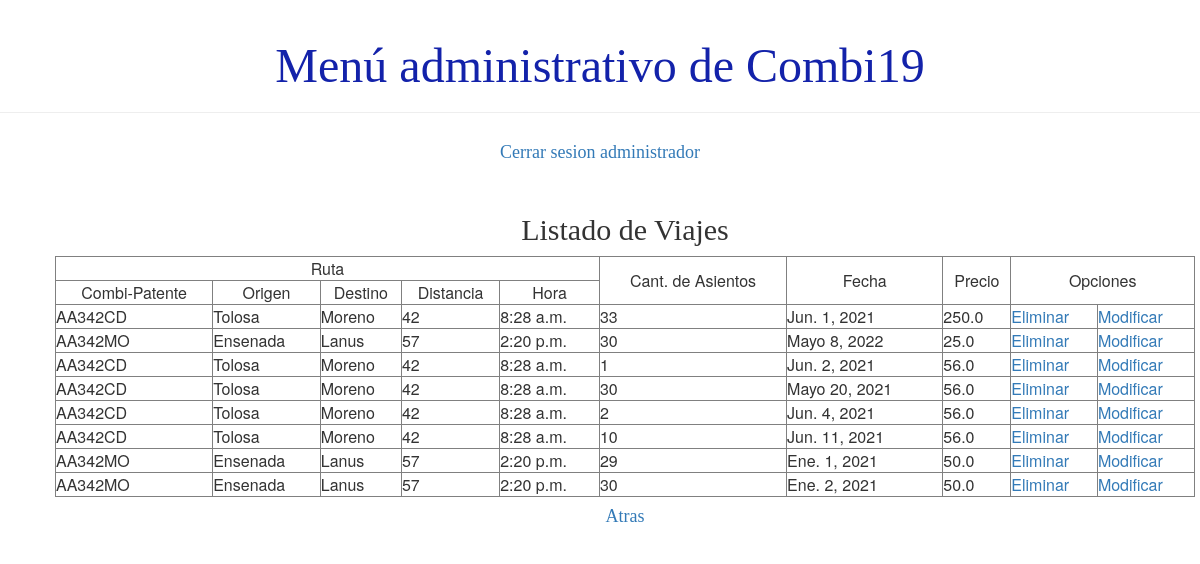
Before: /usuario/listaViaje (signed in) with the older database file.
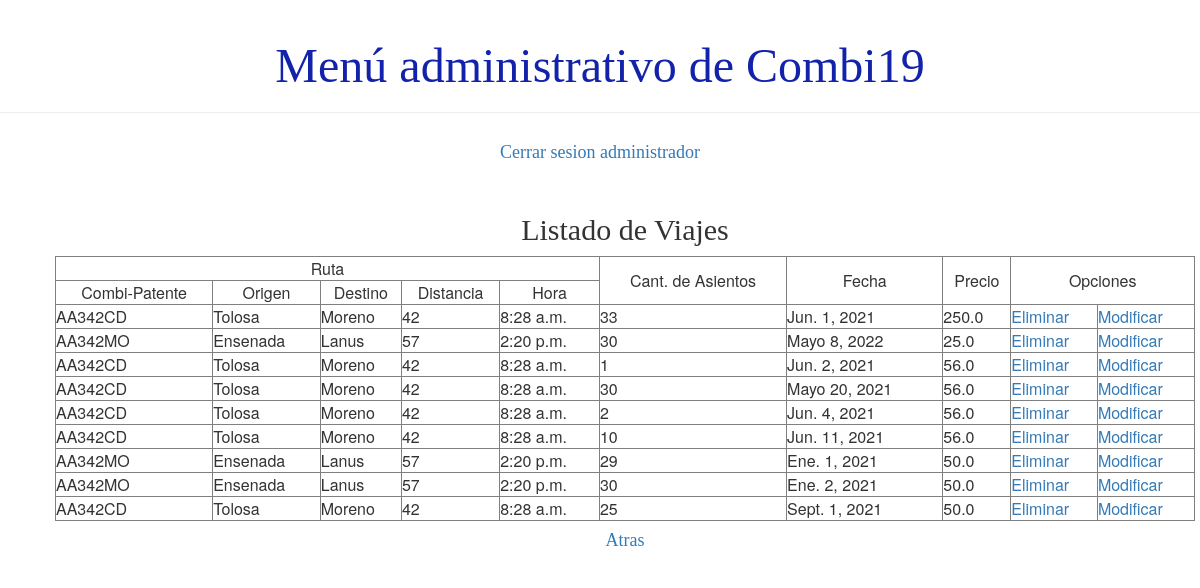
After: the same page with the newer database file.
### demo1/models.py (models this page shows, shortened)
class Combi(models.Model):
    TIPOS_COMBI = (
        ('C', 'Cama'),
        ('S', 'Semicama'),
    )
    chofer = models.ForeignKey(Chofer, on_delete=models.CASCADE)
    patente = models.CharField(max_length=10)
    tipo = models.CharField(max_length=1, choices=TIPOS_COMBI)
    modelo = models.CharField(max_length=40)
    asientos = models.IntegerField()
    activo = models.BooleanField(default=True)

class Lugar(models.Model):
    nombre_de_lugar = models.CharField(max_length=50)
    provincia = models.CharField(max_length=40)
    activo = models.BooleanField(default=True)

class Ruta(models.Model):
    combi = models.ForeignKey(Combi, on_delete=models.CASCADE)
    origen = models.ForeignKey(Lugar, on_delete=models.CASCADE, related_name='origen')
    destino = models.ForeignKey(Lugar, on_delete=models.CASCADE, related_name='destino')
    hora = models.TimeField()
    distancia = models.IntegerField()
    activo = models.BooleanField(default=True)

class Viaje(models.Model):
    ruta = models.ForeignKey(Ruta, on_delete=models.CASCADE)
    cantInsumos = models.ManyToManyField(CantInsumo,blank=True)
    fecha = models.DateField()
    precio = models.FloatField()
    asientos = models.IntegerField()
    activo = models.BooleanField(default=True)
    vendidos= models.IntegerField(default=0)

### demo1/views.py (the view)
# urls.py: path('usuario/listaViaje', views.listado_viaje ,name='listado_viaje'),
def listado_viaje(request):
    viajes=armarFilaViaje()
    page_obj,cantidad = listadoDePaginacion(viajes, request)
    return render(request, 'demo1/listados/listado_viaje.html', {'page_obj':page_obj, 'cantidad':cantidad})

### demo1/views.py (called while the page is built)
def listadoDePaginacion(lista, request):
    paginator= Paginator(lista, 10)
    cantidad=False if (paginator.count == 0) else True
    page_number = request.GET.get('page')
    return (paginator.get_page(page_number), cantidad)

def armarFilaViaje():
    lista=[]
    viajes=Viaje.objects.filter(activo=True).values()
    for v in viajes:
        r=Ruta.objects.filter(id=v['ruta_id']).values()
        combi=Combi.objects.filter(id=r[0]['combi_id']).values()
        o=Lugar.objects.filter(id=r[0]['origen_id']).values()
        d=Lugar.objects.filter(id=r[0]['destino_id']).values()
        dic={'patente':combi[0]['patente'], 'origen':o[0]['nombre_de_lugar'], 'destino':d[0]['nombre_de_lugar'],
            'hora': r[0]['hora'], 'distancia':r[0]['distancia'], 'cant': v['asientos'], 'fecha':v['fecha'], 'precio':v['precio'], 'pk':v['id']}
        lista.append(dic)
    return lista

### demo1/templates/demo1/listados/listado_viaje.html (shortened to what this page needs)
{% extends 'demo1/base.html' %}
{% block content %}
<div class="card">
    <h2>Listado de Viajes</h2>
</div>
    <div >
    <table class="tablalista" width=100% border="1">
        <tbody>
        {% if cantidad %}
            <tr>
                <td align="center" colspan="5">Ruta</td>
                <td align="center" rowspan="2">Cant. de Asientos</td>
                <td align="center" rowspan="2">Fecha</td>
                <td align="center" rowspan="2">Precio</td>
                <td align="center" rowspan="2" colspan="2">Opciones</td>
            </tr>
            <tr>
                <td align="center">Combi-Patente</td>
                <td align="center">Origen</td>
                <td align="center">Destino</td>
                <td align="center">Distancia</td>
                <td align="center">Hora</td>
            </tr>
            {% for v in page_obj %}
                <tr>
                    <td>{{ v.patente }}</td>
                    <td>{{ v.origen }}</td>
                    <td>{{ v.destino }}</td>
                    <td>{{ v.distancia }}</td>
                    <td>{{ v.hora }}</td>
                    <td>{{ v.cant }}</td>
                    <td>{{ v.fecha }}</td>
                    <td>{{ v.precio }}</td>
                    <td>
                        <a href="{% url 'eliminar_viaje' pk=v.pk%}">Eliminar</a></td>
                    <td>
                        <a href="{% url 'modificar_viaje' pk=v.pk%}">Modificar</a>
                    </td>
                </tr>
            {% endfor %}
        {% else %}
            <p>No se registro ningun viaje</p>
        {% endif %}
    </tbody>
    </table>
    </div>
<div class="card"><h4><a href="{% url 'principal' %}">Atras</a></h4></div>
{% endblock %}

Changed rows visible on the page:
added Viaje: fecha "Sept. 1, 2021", precio "50.0"
Other visible differences:
new list line: "AA342CD"
new list line: "Tolosa"
new list line: "Moreno"
new list line: "42 25 Eliminar Modificar"
new list line: "8:28 a.m."
